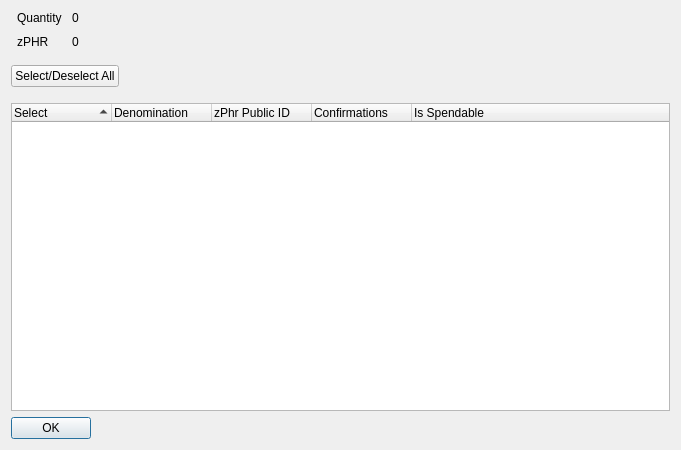
<?xml version="1.0" encoding="UTF-8"?>
<ui version="4.0">
 <class>ZPhrControlDialog</class>
 <widget class="QDialog" name="ZPhrControlDialog">
  <property name="geometry">
   <rect>
    <x>0</x>
    <y>0</y>
    <width>681</width>
    <height>450</height>
   </rect>
  </property>
  <property name="minimumSize">
   <size>
    <width>681</width>
    <height>450</height>
   </size>
  </property>
  <property name="windowTitle">
   <string>Select zPhr to Spend</string>
  </property>
  <layout class="QVBoxLayout" name="verticalLayout" stretch="0,0,0,0">
   <item>
    <layout class="QHBoxLayout" name="horizontalLayout" stretch="0,0">
     <property name="spacing">
      <number>-1</number>
     </property>
     <property name="bottomMargin">
      <number>10</number>
     </property>
     <item>
      <layout class="QFormLayout" name="formLayout">
       <property name="horizontalSpacing">
        <number>10</number>
       </property>
       <property name="verticalSpacing">
        <number>10</number>
       </property>
       <property name="leftMargin">
        <number>6</number>
       </property>
       <property name="rightMargin">
        <number>6</number>
       </property>
       <item row="0" column="0">
        <widget class="QLabel" name="labelQuantity">
         <property name="text">
          <string>Quantity</string>
         </property>
        </widget>
       </item>
       <item row="0" column="1">
        <widget class="QLabel" name="labelQuantity_int">
         <property name="text">
          <string>0</string>
         </property>
        </widget>
       </item>
       <item row="1" column="0">
        <widget class="QLabel" name="labelZPhr">
         <property name="text">
          <string>zPHR</string>
         </property>
        </widget>
       </item>
       <item row="1" column="1">
        <widget class="QLabel" name="labelZPhr_int">
         <property name="text">
          <string>0</string>
         </property>
        </widget>
       </item>
      </layout>
     </item>
     <item>
      <spacer name="horizontalSpacer_2">
       <property name="orientation">
        <enum>Qt::Horizontal</enum>
       </property>
       <property name="sizeHint" stdset="0">
        <size>
         <width>40</width>
         <height>20</height>
        </size>
       </property>
      </spacer>
     </item>
    </layout>
   </item>
   <item>
    <layout class="QHBoxLayout" name="horizontalLayout3" stretch="0,0">
     <property name="spacing">
      <number>14</number>
     </property>
     <property name="bottomMargin">
      <number>10</number>
     </property>
     <item>
      <widget class="QPushButton" name="pushButtonAll">
       <property name="text">
        <string>Select/Deselect All</string>
       </property>
      </widget>
     </item>
     <item>
      <spacer name="horizontalSpacer">
       <property name="orientation">
        <enum>Qt::Horizontal</enum>
       </property>
       <property name="sizeHint" stdset="0">
        <size>
         <width>40</width>
         <height>20</height>
        </size>
       </property>
      </spacer>
     </item>
    </layout>
   </item>
   <item>
    <widget class="QTreeWidget" name="treeWidget">
     <property name="sizePolicy">
      <sizepolicy hsizetype="Expanding" vsizetype="Expanding">
       <horstretch>0</horstretch>
       <verstretch>0</verstretch>
      </sizepolicy>
     </property>
     <property name="minimumSize">
      <size>
       <width>0</width>
       <height>250</height>
      </size>
     </property>
     <property name="alternatingRowColors">
      <bool>true</bool>
     </property>
     <property name="sortingEnabled">
      <bool>true</bool>
     </property>
     <property name="columnCount">
      <number>5</number>
     </property>
     <attribute name="headerDefaultSectionSize">
      <number>100</number>
     </attribute>
     <column>
      <property name="text">
       <string notr="true">Select</string>
      </property>
     </column>
     <column>
      <property name="text">
       <string notr="true">Denomination</string>
      </property>
     </column>
     <column>
      <property name="text">
       <string notr="true">zPhr Public ID</string>
      </property>
     </column>
     <column>
      <property name="text">
       <string notr="true">Confirmations</string>
      </property>
     </column>
     <column>
      <property name="text">
       <string>Is Spendable</string>
      </property>
     </column>
    </widget>
   </item>
   <item>
    <widget class="QDialogButtonBox" name="buttonBox">
     <property name="sizePolicy">
      <sizepolicy hsizetype="Maximum" vsizetype="Fixed">
       <horstretch>0</horstretch>
       <verstretch>0</verstretch>
      </sizepolicy>
     </property>
     <property name="orientation">
      <enum>Qt::Horizontal</enum>
     </property>
     <property name="standardButtons">
      <set>QDialogButtonBox::Ok</set>
     </property>
    </widget>
   </item>
  </layout>
 </widget>
 <resources/>
 <connections>
  <connection>
   <sender>buttonBox</sender>
   <signal>accepted()</signal>
   <receiver>ZPhrControlDialog</receiver>
   <slot>accept()</slot>
   <hints>
    <hint type="sourcelabel">
     <x>248</x>
     <y>254</y>
    </hint>
    <hint type="destinationlabel">
     <x>157</x>
     <y>274</y>
    </hint>
   </hints>
  </connection>
  <connection>
   <sender>buttonBox</sender>
   <signal>rejected()</signal>
   <receiver>ZPhrControlDialog</receiver>
   <slot>reject()</slot>
   <hints>
    <hint type="sourcelabel">
     <x>316</x>
     <y>260</y>
    </hint>
    <hint type="destinationlabel">
     <x>286</x>
     <y>274</y>
    </hint>
   </hints>
  </connection>
 </connections>
</ui>
